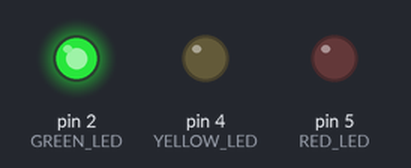
The sketch below on a simulated Arduino Uno, built with avr-gcc and run on an emulated ATmega328P. Parts: output pins drawn as LEDs (lit = HIGH).

Above: at 2.5 s.
At 6.0 s:
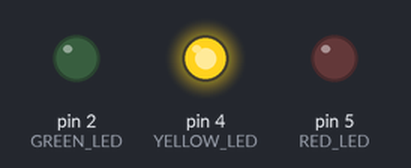
At 9.5 s:
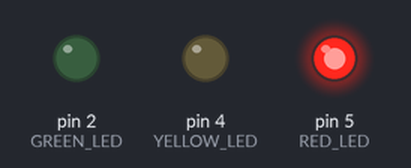
Timing chart, 0 to 15.6 s (numbered marks = the images above):
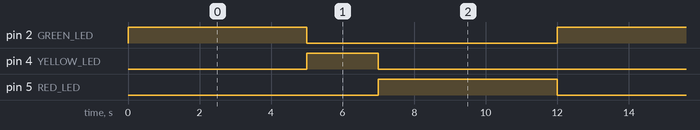

The sketch:

sketch_mar30a_led_robot.ino
```cpp
#define RED_LED 5
#define YELLOW_LED 4
#define GREEN_LED 2

void setup() {
  pinMode(RED_LED, OUTPUT);
  pinMode(YELLOW_LED, OUTPUT);
  pinMode(GREEN_LED, OUTPUT);
}

void loop() {
  digitalWrite(GREEN_LED, HIGH);
  delay(5000);
  digitalWrite(GREEN_LED, LOW);

  digitalWrite(YELLOW_LED, HIGH);
  delay(2000);
  digitalWrite(YELLOW_LED, LOW);

  digitalWrite(RED_LED, HIGH);
  delay(5000);
  digitalWrite(RED_LED, LOW);
}
```

Measured:
- by itself, pin 2 (GREEN_LED), pin 5 (RED_LED): alternates HIGH for 5.0 s and LOW for 7.0 s
- by itself, pin 4 (YELLOW_LED): alternates HIGH for 2.0 s and LOW for 10.0 s
- by itself, everything shown: repeats every 12.0 s, in 4 steps
